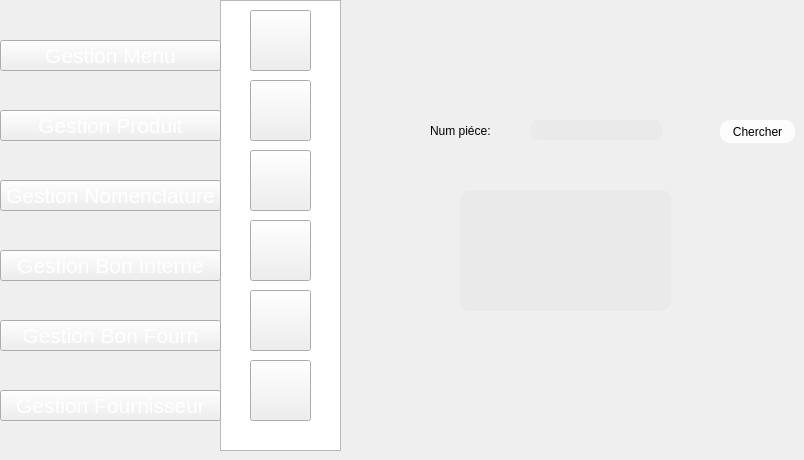
    <widget class="QWidget" name="page_46">
     <widget class="QPushButton" name="pushButton_548">
      <property name="geometry">
       <rect>
        <x>0</x>
        <y>180</y>
        <width>221</width>
        <height>31</height>
       </rect>
      </property>
      <property name="font">
       <font>
        <pointsize>16</pointsize>
        <weight>50</weight>
        <bold>false</bold>
       </font>
      </property>
      <property name="styleSheet">
       <string notr="true">color: rgb(255, 255, 255);

</string>
      </property>
      <property name="text">
       <string>Gestion Nomenclature</string>
      </property>
     </widget>
     <widget class="QPushButton" name="pushButton_549">
      <property name="geometry">
       <rect>
        <x>250</x>
        <y>220</y>
        <width>61</width>
        <height>61</height>
       </rect>
      </property>
      <property name="styleSheet">
       <string notr="true">image: url(:/new/prefix1/img/icon-supp2 (1).png);</string>
      </property>
      <property name="text">
       <string/>
      </property>
     </widget>
     <widget class="QPushButton" name="pushButton_551">
      <property name="geometry">
       <rect>
        <x>0</x>
        <y>40</y>
        <width>221</width>
        <height>31</height>
       </rect>
      </property>
      <property name="font">
       <font>
        <pointsize>16</pointsize>
        <weight>50</weight>
        <bold>false</bold>
       </font>
      </property>
      <property name="styleSheet">
       <string notr="true">color: rgb(255, 255, 255);

</string>
      </property>
      <property name="text">
       <string>Gestion Menu</string>
      </property>
     </widget>
     <widget class="QPushButton" name="pushButton_552">
      <property name="geometry">
       <rect>
        <x>250</x>
        <y>150</y>
        <width>61</width>
        <height>61</height>
       </rect>
      </property>
      <property name="styleSheet">
       <string notr="true">image: url(:/new/prefix1/img/icon-afficher2.png);</string>
      </property>
      <property name="text">
       <string/>
      </property>
     </widget>
     <widget class="QPushButton" name="pushButton_553">
      <property name="geometry">
       <rect>
        <x>250</x>
        <y>290</y>
        <width>61</width>
        <height>61</height>
       </rect>
      </property>
      <property name="styleSheet">
       <string notr="true">image: url(:/new/prefix1/img/aa.png);</string>
      </property>
      <property name="text">
       <string/>
      </property>
     </widget>
     <widget class="QPushButton" name="pushButton_554">
      <property name="geometry">
       <rect>
        <x>0</x>
        <y>250</y>
        <width>221</width>
        <height>31</height>
       </rect>
      </property>
      <property name="font">
       <font>
        <pointsize>16</pointsize>
        <weight>50</weight>
        <bold>false</bold>
       </font>
      </property>
      <property name="styleSheet">
       <string notr="true">color: rgb(255, 255, 255);

</string>
      </property>
      <property name="text">
       <string>Gestion Bon Interne</string>
      </property>
     </widget>
     <widget class="QListView" name="listView_41">
      <property name="geometry">
       <rect>
        <x>220</x>
        <y>0</y>
        <width>121</width>
        <height>451</height>
       </rect>
      </property>
      <property name="styleSheet">
       <string notr="true">background-image: url(:/new/prefix1/img/selected.png);</string>
      </property>
     </widget>
     <widget class="QPushButton" name="pushButton_555">
      <property name="geometry">
       <rect>
        <x>250</x>
        <y>10</y>
        <width>61</width>
        <height>61</height>
       </rect>
      </property>
      <property name="styleSheet">
       <string notr="true">image: url(:/new/prefix1/img/icon-ajout2.png);
background-image: url(:/new/prefix1/img/bg.png);</string>
      </property>
      <property name="text">
       <string/>
      </property>
     </widget>
     <widget class="QPushButton" name="pushButton_556">
      <property name="geometry">
       <rect>
        <x>0</x>
        <y>110</y>
        <width>221</width>
        <height>31</height>
       </rect>
      </property>
      <property name="font">
       <font>
        <pointsize>16</pointsize>
        <weight>50</weight>
        <bold>false</bold>
       </font>
      </property>
      <property name="styleSheet">
       <string notr="true">color: rgb(255, 255, 255);

</string>
      </property>
      <property name="text">
       <string>Gestion Produit</string>
      </property>
     </widget>
     <widget class="QPushButton" name="pushButton_557">
      <property name="geometry">
       <rect>
        <x>250</x>
        <y>80</y>
        <width>61</width>
        <height>61</height>
       </rect>
      </property>
      <property name="styleSheet">
       <string notr="true">image: url(:/new/prefix1/img/icon-modif2 (1).png);</string>
      </property>
      <property name="text">
       <string/>
      </property>
     </widget>
     <widget class="QPushButton" name="pushButton_558">
      <property name="geometry">
       <rect>
        <x>0</x>
        <y>390</y>
        <width>221</width>
        <height>31</height>
       </rect>
      </property>
      <property name="font">
       <font>
        <pointsize>16</pointsize>
        <weight>50</weight>
        <bold>false</bold>
       </font>
      </property>
      <property name="styleSheet">
       <string notr="true">color: rgb(255, 255, 255);

</string>
      </property>
      <property name="text">
       <string>Gestion Fournisseur</string>
      </property>
     </widget>
     <widget class="QTableView" name="tableView_8">
      <property name="geometry">
       <rect>
        <x>460</x>
        <y>190</y>
        <width>211</width>
        <height>121</height>
       </rect>
      </property>
      <property name="styleSheet">
       <string notr="true">                                     border-radius: 10px;
font: 9pt &quot;MS Reference Sans Serif&quot;;
background-color: rgb(234, 234, 234);</string>
      </property>
     </widget>
     <widget class="QPushButton" name="pushButton_26">
      <property name="geometry">
       <rect>
        <x>720</x>
        <y>120</y>
        <width>75</width>
        <height>23</height>
       </rect>
      </property>
      <property name="styleSheet">
       <string notr="true">                                         border-radius: 10px;
background-color: rgb(253, 253, 253);
                                        
font: 9pt &quot;MS Reference Sans Serif&quot;;</string>
      </property>
      <property name="text">
       <string>Chercher</string>
      </property>
     </widget>
     <widget class="QLabel" name="label_206">
      <property name="geometry">
       <rect>
        <x>430</x>
        <y>120</y>
        <width>81</width>
        <height>21</height>
       </rect>
      </property>
      <property name="styleSheet">
       <string notr="true">                                     border-radius: 10px;
font: 9pt &quot;MS Reference Sans Serif&quot;;
</string>
      </property>
      <property name="text">
       <string>Num piéce:</string>
      </property>
     </widget>
     <widget class="QLineEdit" name="lineEdit_8">
      <property name="geometry">
       <rect>
        <x>530</x>
        <y>120</y>
        <width>133</width>
        <height>20</height>
       </rect>
      </property>
      <property name="styleSheet">
       <string notr="true">                                         border-radius: 10px;
background-color: rgb(234, 234, 234);
font: 9pt &quot;MS Reference Sans Serif&quot;;</string>
      </property>
     </widget>
     <widget class="QPushButton" name="pushButton_545">
      <property name="geometry">
       <rect>
        <x>0</x>
        <y>320</y>
        <width>221</width>
        <height>31</height>
       </rect>
      </property>
      <property name="font">
       <font>
        <pointsize>16</pointsize>
        <weight>50</weight>
        <bold>false</bold>
       </font>
      </property>
      <property name="styleSheet">
       <string notr="true">color: rgb(255, 255, 255);

</string>
      </property>
      <property name="text">
       <string>Gestion Bon Fourn</string>
      </property>
     </widget>
     <widget class="QPushButton" name="pushButton_276">
      <property name="geometry">
       <rect>
        <x>250</x>
        <y>360</y>
        <width>61</width>
        <height>61</height>
       </rect>
      </property>
      <property name="styleSheet">
       <string notr="true">image: url(:/new/prefix1/img/icon-supp2 (1).png);
image: url(:/new/prefix1/img/facture.png);</string>
      </property>
      <property name="text">
       <string/>
      </property>
     </widget>
     <zorder>listView_41</zorder>
     <zorder>pushButton_548</zorder>
     <zorder>pushButton_549</zorder>
     <zorder>pushButton_551</zorder>
     <zorder>pushButton_552</zorder>
     <zorder>pushButton_553</zorder>
     <zorder>pushButton_554</zorder>
     <zorder>pushButton_555</zorder>
     <zorder>pushButton_556</zorder>
     <zorder>pushButton_557</zorder>
     <zorder>pushButton_558</zorder>
     <zorder>tableView_8</zorder>
     <zorder>pushButton_26</zorder>
     <zorder>label_206</zorder>
     <zorder>lineEdit_8</zorder>
     <zorder>pushButton_545</zorder>
     <zorder>pushButton_276</zorder>
    </widget>
